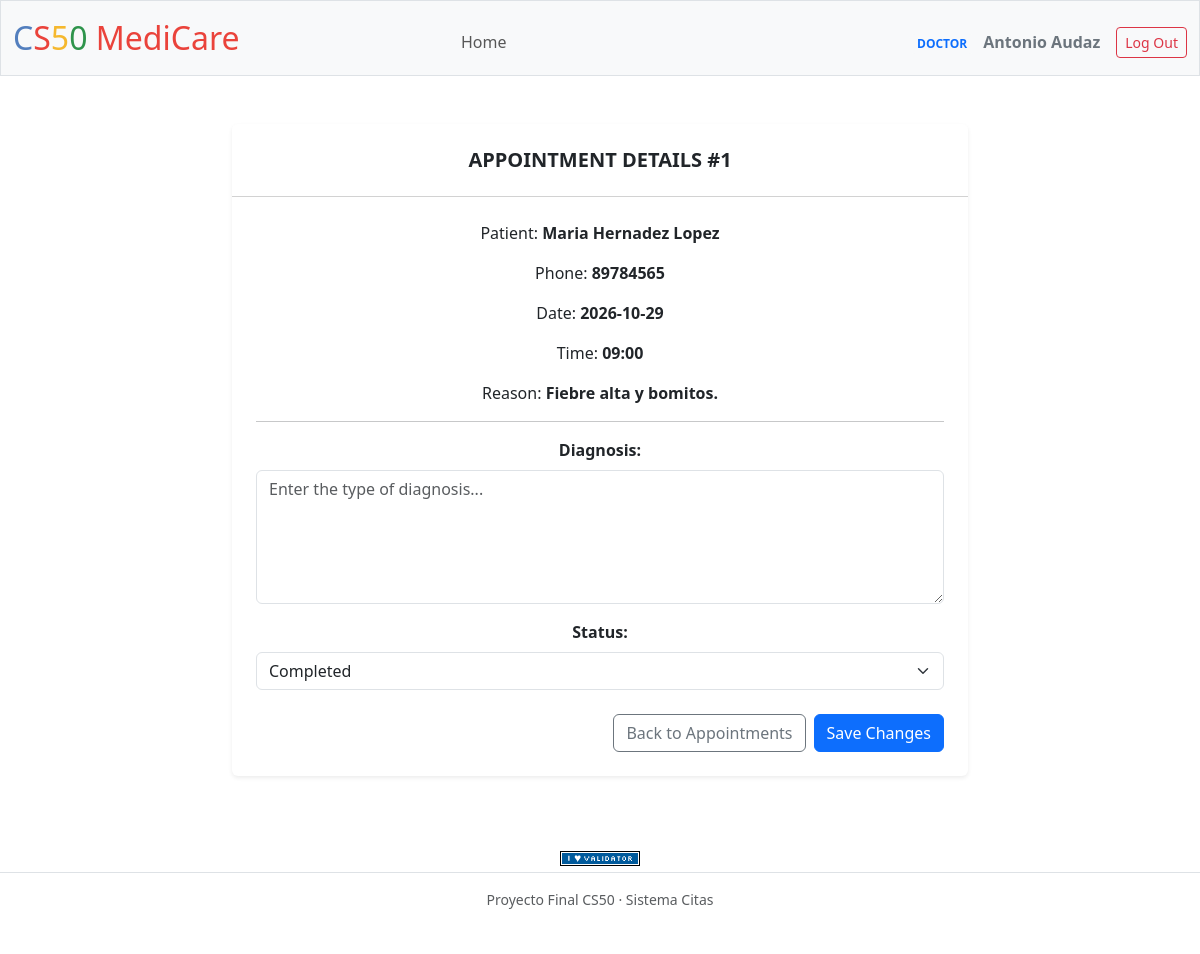
Screenshot of /appointments/1/attend (signed in) with the database file from the repository.
### tables this page shows
CREATE TABLE users (
    id INTEGER PRIMARY KEY AUTOINCREMENT,
    username TEXT NOT NULL UNIQUE,
    hash TEXT NOT NULL,
    role TEXT NOT NULL CHECK(role IN ('admin', 'receptionist', 'doctor')),
    full_name TEXT NOT NULL,
    specialty TEXT, -- Solo aplica si role == 'doctor'
    created_at TIMESTAMP DEFAULT CURRENT_TIMESTAMP
);

CREATE TABLE appointments (
    id INTEGER PRIMARY KEY AUTOINCREMENT,
    patient_id INTEGER NOT NULL,
    doctor_id INTEGER NOT NULL,
    scheduled_date TEXT NOT NULL, -- Formato YYYY-MM-DD
    scheduled_time TEXT NOT NULL, -- Formato HH:MM
    reason TEXT NOT NULL,
    status TEXT NOT NULL DEFAULT 'scheduled' CHECK(status IN ('scheduled', 'completed', 'cancelled')),
    notes TEXT, -- Notas clínicas agregadas por el doctor
    FOREIGN KEY(patient_id) REFERENCES patients(id),
    FOREIGN KEY(doctor_id) REFERENCES users(id)
);

CREATE TABLE patients (
    id INTEGER PRIMARY KEY AUTOINCREMENT,
    first_name TEXT NOT NULL,
    last_name TEXT NOT NULL,
    phone TEXT NOT NULL,
    email TEXT,
    created_at TIMESTAMP DEFAULT CURRENT_TIMESTAMP
);

### app.py (the view, shortened to what this page needs)
@app.route("/appointments/<int:id>/attend", methods=["GET", "POST"])
@login_required
@role_required("doctor")
def attend_appointment(id):
    appointments = db.execute(
        """
        SELECT a.id, a.scheduled_date, a.scheduled_time, a.status,
        p.first_name || ' ' || p.last_name AS patient_name,
        p.phone, a.reason
        FROM appointments a
        JOIN patients p ON a.patient_id = p.id
        WHERE a.id = ? AND a.doctor_id = ?
        """,
        id,
        g.user["id"],
    )
    if not appointments:
        return apology("Appointment not found", 404)
    return render_template("attend_appointment.html", appointment=appointments[0])

### app.py (called while the page is built)
@app.before_request
def load_current_user():
    g.user = None
    if session.get("user_id") is not None:
        rows = db.execute(
            "SELECT id, full_name, role FROM users WHERE id = ?",
            session["user_id"],
        )
        if rows:
            g.user = rows[0]

@app.after_request
def after_request(response):
    response.headers["Cache-Control"] = "no-cache, no-store, must-revalidate"
    response.headers["Expires"] = 0
    response.headers["Pragma"] = "no-cache"
    return response

### helpers.py (called while the page is built)
def login_required(f):
    @wraps(f)
    def decorated_function(*args, **kwargs):
        if session.get("user_id") is None:
            return redirect("/login")
        return f(*args, **kwargs)
    return decorated_function

def role_required(*allowed_roles):
    def decorator(f):
        @wraps(f)
        def decorated_function(*args, **kwargs):
            if session.get("user_id") is None:
                return redirect("/login")
            if g.user is None or g.user["role"] not in allowed_roles:
                return apology("Access denied: insufficient permissions", 403)
            return f(*args, **kwargs)
        return decorated_function
    return decorator

### templates/attend_appointment.html (shortened to what this page needs)
{% extends "layout.html" %}
{% block main %}
   <div class="row justify-content-center">
        <div class="col-md-8">
            <div class="card shadow-sm border-0 mb-4">
                <div class="card-header bg-white py-4">
                    <h5 class="mb-0 fw-bold text-uppercase">Appointment details #{{ appointment.id}}</h5>
                </div>
                <div class="card-body p-4">
                    <p>Patient: <strong>{{ appointment.patient_name }}</strong></p>
                    <p>Phone: <strong>{{ appointment.phone }}</strong></p>
                    <p>Date: <strong>{{ appointment.scheduled_date }}</strong></p>
                    <p>Time: <strong>{{ appointment.scheduled_time }}</strong></p>
                    <p>Reason: <strong>{{ appointment.reason }}</strong></p>
                    <hr>
                    <form action="/appointments/{{ appointment.id }}/attend" method="post">
                        <div class="mb-3">
                            <label for="notes" class="form-label fw-bold">Diagnosis:</label>
                            <textarea class="form-control" name="notes" id="notes" rows="5" placeholder="Enter the type of diagnosis..."></textarea>
                        </div>
                        <div class="mb-4">
                            <label for="status" class="form-label fw-bold">Status:</label>
                            <select class="form-select" name="status" id="status" required>
                                <option value="completed" {% if appointment.status == 'completed' %}selected{% endif %}>Completed</option>
                            </select>
                        </div>
                        <div class="d-flex justify-content-end gap-2">
                            <a href="/" class="btn btn-outline-secondary">Back to Appointments</a>
                            <button type="submit" class="btn btn-primary">Save Changes</button>
                        </div>
                    </form>
                </div>
            </div>
        </div>
   </div>
{% endblock %}

### templates/layout.html (shortened to what this page needs)
<!DOCTYPE html>
<html lang="en">
    <head>
        <link href="https://cdn.jsdelivr.net/npm/bootstrap@5.3.8/dist/css/bootstrap.min.css" rel="stylesheet">
        <link href="/static/styles.css" rel="stylesheet">
    </head>
    <body>
        <nav class="bg-light border navbar navbar-expand-md navbar-light">
            <div class="container-fluid">
                <a class="navbar-brand" href="/"><span class="blue">C</span><span class="red">S</span><span class="yellow">5</span><span class="green">0</span> <span class="red">MediCare</span></a>
                <div class="collapse navbar-collapse" id="navbar">
                    {% if session["user_id"] %}
                        <ul class="navbar-nav mx-auto mt-2">
                            <li class="nav-item"><a class="nav-link" href="/">Home</a></li>
                        </ul>
                        <ul class="navbar-nav ms-auto mt-2 align-items-center">
                            <li class="nav-item me-3 text-white">
                               <span class="badge bg-light text-primary text-uppercase">{{ g.user['role'] }}</span>
                               <span class="fw-semibold ms-1 text-secondary">{{ g.user['full_name'] }}</span>
                            </li>
                            <li class="nav-item"><a class="btn btn-outline-danger btn-sm" href="/logout">Log Out</a></li>
                        </ul>
                    {% else %}
                        <ul class="navbar-nav ms-auto mt-2">
                            <li class="nav-item"><a class="nav-link" href="/login">Log In</a></li>
                        </ul>
                    {% endif %}
                </div>
            </div>
        </nav>
        <main class="container py-5 text-center">
            {% block main %}{% endblock %}
        </main>
        <footer class="mb-5">
            <form action="https://validator.w3.org/check" class="text-center" enctype="multipart/form-data" method="post" target="_blank">
                <input alt="Validate" src="/static/I_heart_validator.png" type="image">
            </form>
            <div class="text-center bg-white  border-top py-3 text-muted small mt-auto">
                Proyecto Final CS50 &middot; Sistema Citas
            </div>
        </footer>
    </body>
</html>

### static/styles.css (style rules this page uses)
nav .navbar-brand { font-size: xx-large; }
nav .navbar-brand .blue { color: #537fbe; }
nav .navbar-brand .red { color: #ea433b; }
nav .navbar-brand .yellow { color: #f5b82e; }
nav .navbar-brand .green { color: #2e944b; }

### rows the page displays
users: user.role "DOCTOR", user.full_name "Antonio Audaz"
appointments: id "1", scheduled_date "2026-10-29", scheduled_time "09:00", reason "Fiebre alta y bomitos.", status "Completed"
patients: phone "89784565"

### other values shown
{{ appointment.patient_name }} "Maria Hernadez Lopez"
